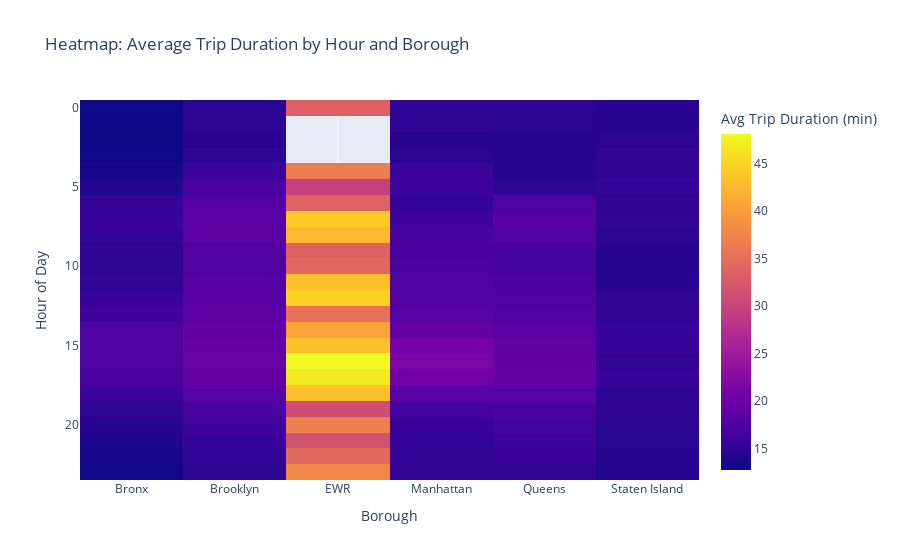

The code cell stored with this chart in its notebook:
### Markdown cell above
### Additional error metric (MAE) and build an interactive heatmap

### Code cell
# Install plotly and nbformat if not already installed
%pip install plotly nbformat

import plotly.express as px

df['pickup_hour'] = df['pickup_datetime'].dt.hour

# Create a pivot table to get the average trip duration by hour and Borough.
pivot_table = df.groupby(['pickup_hour', 'Borough'])['trip_duration_min'].mean().reset_index()
pivot = pivot_table.pivot(index='pickup_hour', columns='Borough', values='trip_duration_min')

# Generate an interactive heatmap
fig = px.imshow(
    pivot,
    labels=dict(x="Borough", y="Hour of Day", color="Avg Trip Duration (min)"),
    x=pivot.columns,
    y=pivot.index,
    aspect="auto",
    title="Heatmap: Average Trip Duration by Hour and Borough"
)
fig.show()

### Figure 1 — Plotly figure (JSON) as saved in the notebook; plotly's stock layout.template omitted (floating-point values rounded to 4 significant figures; data arrays with more than 128 entries replaced by an {"elided": "..."} marker saying what was removed)
{"data": [{"coloraxis": "coloraxis", "hovertemplate": "Borough: %{x}<br>Hour of Day: %{y}<br>Avg Trip Duration (min): %{z}<extra></extra>", "name": "0", "type": "heatmap", "x": ["Bronx", "Brooklyn", "EWR", "Manhattan", "Queens", "Staten Island"], "xaxis": "x", "y": [0, 1, 2, 3, 4, 5, 6, 7, 8, 9, 10, 11, 12, 13, 14, 15, 16, 17, 18, 19, 20, 21, 22, 23], "yaxis": "y", "z": {"elided": "24x6 float values"}}], "layout": {"coloraxis": {"colorbar": {"title": {"text": "Avg Trip Duration (min)"}}, "colorscale": [[0, "#0d0887"], [0.1111, "#46039f"], [0.2222, "#7201a8"], [0.3333, "#9c179e"], [0.4444, "#bd3786"], [0.5556, "#d8576b"], [0.6667, "#ed7953"], [0.7778, "#fb9f3a"], [0.8889, "#fdca26"], [1, "#f0f921"]]}, "title": {"text": "Heatmap: Average Trip Duration by Hour and Borough"}, "xaxis": {"anchor": "y", "domain": [0, 1], "title": {"text": "Borough"}}, "yaxis": {"anchor": "x", "autorange": "reversed", "domain": [0, 1], "title": {"text": "Hour of Day"}}}}
